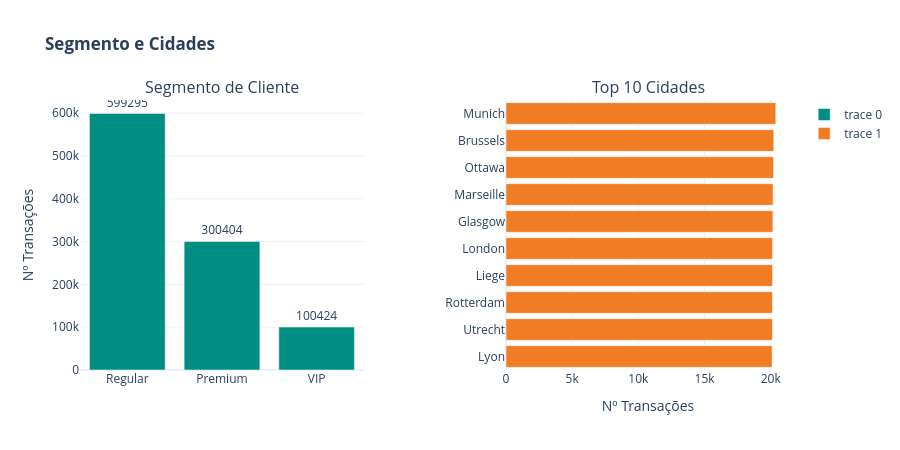

Source (notebook cell):
### Code cell
# Segmento de cliente e principais cidades

segmento = df['customer_segment'].value_counts()
top_cidades = df['city'].value_counts().head(10).iloc[::-1]

fig = make_subplots(
    rows=1, cols=2,
    subplot_titles=('Segmento de Cliente', 'Top 10 Cidades'),
    horizontal_spacing=0.2
)
fig.add_trace(
    go.Bar(x=segmento.index, y=segmento.values, marker_color='#008D84',
           text=segmento.values, textposition='outside'),
    row=1, col=1
)
fig.add_trace(
    go.Bar(x=top_cidades.values, y=top_cidades.index, orientation='h',
           marker_color='#F07D25'),
    row=1, col=2
)
fig.update_layout(
    title='<b>Segmento e Cidades</b>',
    template='plotly_white',
    height=450
)
fig.update_yaxes(title_text='Nº Transações', row=1, col=1)
fig.update_xaxes(title_text='Nº Transações', row=1, col=2)
fig.show()

### Figure 1 — Plotly figure (JSON) as saved in the notebook; plotly's stock layout.template omitted (floating-point values rounded to 4 significant figures)
{"data": [{"marker": {"color": "#008D84"}, "text": [599300.0, 300400.0, 100400.0], "textposition": "outside", "type": "bar", "x": ["Regular", "Premium", "VIP"], "xaxis": "x", "y": [599295, 300404, 100424], "yaxis": "y"}, {"marker": {"color": "#F07D25"}, "orientation": "h", "type": "bar", "x": [20107, 20129, 20133, 20141, 20143, 20167, 20179, 20217, 20234, 20385], "xaxis": "x2", "y": ["Lyon", "Utrecht", "Rotterdam", "Liege", "London", "Glasgow", "Marseille", "Ottawa", "Brussels", "Munich"], "yaxis": "y2"}], "layout": {"annotations": [{"font": {"size": 16}, "showarrow": false, "text": "Segmento de Cliente", "x": 0.2, "xanchor": "center", "xref": "paper", "y": 1.0, "yanchor": "bottom", "yref": "paper"}, {"font": {"size": 16}, "showarrow": false, "text": "Top 10 Cidades", "x": 0.8, "xanchor": "center", "xref": "paper", "y": 1.0, "yanchor": "bottom", "yref": "paper"}], "height": 450, "title": {"text": "<b>Segmento e Cidades</b>"}, "xaxis": {"anchor": "y", "domain": [0.0, 0.4]}, "xaxis2": {"anchor": "y2", "domain": [0.6, 1.0], "title": {"text": "Nº Transações"}}, "yaxis": {"anchor": "x", "domain": [0.0, 1.0], "title": {"text": "Nº Transações"}}, "yaxis2": {"anchor": "x2", "domain": [0.0, 1.0]}}}
